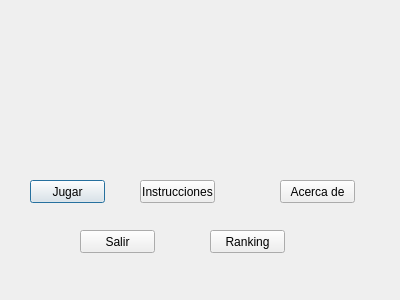
<?xml version="1.0" encoding="UTF-8"?>
<ui version="4.0">
 <class>VentanaPrincipal</class>
 <widget class="QDialog" name="VentanaPrincipal">
  <property name="geometry">
   <rect>
    <x>0</x>
    <y>0</y>
    <width>400</width>
    <height>300</height>
   </rect>
  </property>
  <property name="windowTitle">
   <string>Dialog</string>
  </property>
  <widget class="QPushButton" name="jugar">
   <property name="geometry">
    <rect>
     <x>30</x>
     <y>180</y>
     <width>75</width>
     <height>23</height>
    </rect>
   </property>
   <property name="text">
    <string>Jugar</string>
   </property>
  </widget>
  <widget class="QPushButton" name="instrucciones">
   <property name="geometry">
    <rect>
     <x>140</x>
     <y>180</y>
     <width>75</width>
     <height>23</height>
    </rect>
   </property>
   <property name="text">
    <string>Instrucciones</string>
   </property>
  </widget>
  <widget class="QPushButton" name="acerca">
   <property name="geometry">
    <rect>
     <x>280</x>
     <y>180</y>
     <width>75</width>
     <height>23</height>
    </rect>
   </property>
   <property name="text">
    <string>Acerca de</string>
   </property>
  </widget>
  <widget class="QPushButton" name="salir">
   <property name="geometry">
    <rect>
     <x>80</x>
     <y>230</y>
     <width>75</width>
     <height>23</height>
    </rect>
   </property>
   <property name="text">
    <string>Salir</string>
   </property>
  </widget>
  <widget class="QPushButton" name="pushButton">
   <property name="geometry">
    <rect>
     <x>210</x>
     <y>230</y>
     <width>75</width>
     <height>23</height>
    </rect>
   </property>
   <property name="text">
    <string>Ranking</string>
   </property>
  </widget>
 </widget>
 <resources/>
 <connections/>
</ui>
